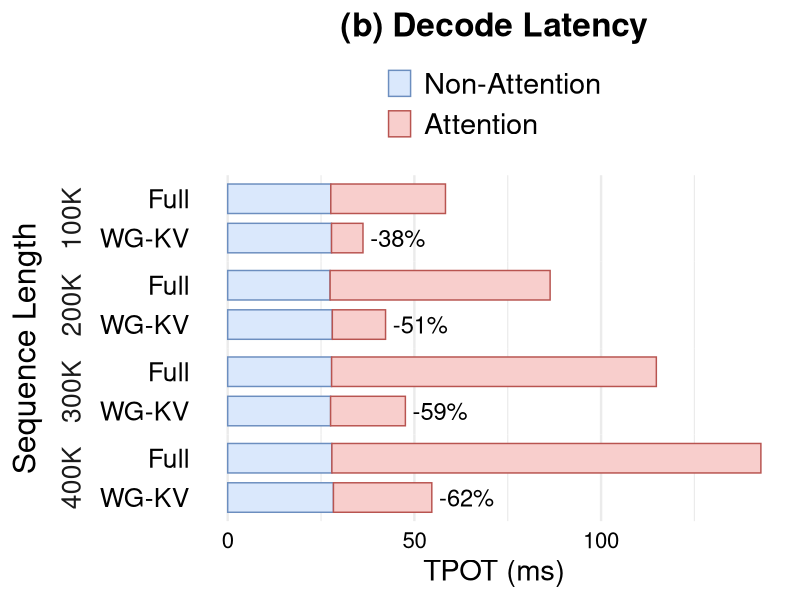

Recreate this plot in R.
library(tidyverse)

data <- read_csv("data/perf_2.csv") %>%
  filter(tokens %in% c("100K", "200K", "300K", "400K")) %>%
  mutate(
    tokens = fct_inorder(tokens),
    method = fct_relevel(method, "WG-KV", "Full"),
    component = fct_inorder(component)
  ) %>%
  group_by(tokens, method) %>%
  mutate(total_latency = sum(latency)) %>%
  ungroup()

reduction_labels <- data %>%
  distinct(tokens, method, total_latency) %>%
  group_by(tokens) %>%
  mutate(
    vanilla_latency = total_latency[method == "Full"],
    reduction = (total_latency - vanilla_latency) / vanilla_latency,
    label = if_else(
      method == "WG-KV",
      scales::label_percent(accuracy = 1)(reduction),
      ""
    )
  ) %>%
  ungroup()

fig <- ggplot(data, aes(x = latency, y = method, fill = component, colour = component)) +
  geom_col(width = 0.75, position = position_stack(reverse = TRUE)) +
  geom_text(
    data = reduction_labels,
    aes(x = total_latency, y = method, label = label),
    hjust = -0.13,
    size = 6,
    inherit.aes = FALSE
  ) +
  facet_grid(tokens ~ ., switch = "y") +
  scale_fill_manual(
    values = c("Non-Attention" = "#DAE8FC", "Attention" = "#F8CECC"),
  ) +
  scale_colour_manual(
    values = c("Non-Attention" = "#6C8EBF", "Attention" = "#B85450"),
  ) +
  guides(
    fill = guide_legend(nrow = 2, byrow = TRUE),
    colour = guide_legend(nrow = 2, byrow = TRUE)
  ) +
  labs(
    title = "(b) Decode Latency",
    x = "TPOT (ms)",
    y = "Sequence Length",
  ) +
  theme_minimal(base_size = 18) +
  theme(
    plot.title = element_text(size = 24, hjust = 0.5, face = "bold"),
    legend.position = "top",
    legend.title = element_blank(),
    legend.text = element_text(size = 21),
    axis.title.x = element_text(size = 21),
    axis.title.y = element_text(size = 23),
    axis.text.x = element_text(size = 16, colour = "black"),
    axis.text.y = element_text(size = 19, colour = "black"),
    strip.text.y = element_text(size = 19),
    strip.placement = "outside",
    panel.spacing = unit(0, "cm"),
    panel.grid.major.y = element_blank(),
    panel.grid.minor.y = element_blank(),
  )

ggsave("perf_2.pdf", fig, width = 5.1, height = 5.2, units = "in")
